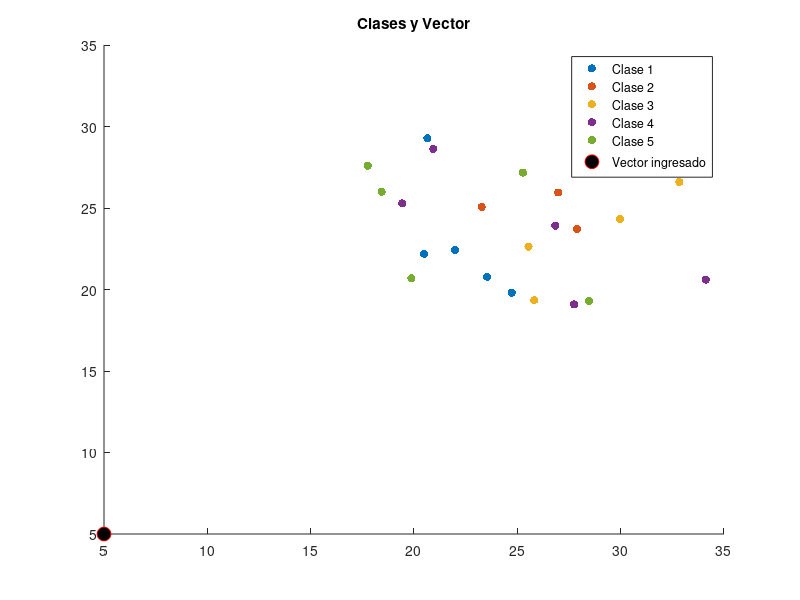

The MATLAB script that drew this image:
% Valor minimo al que puede permanecer una clase
minVal = 400;

% Preguntar al usuario cuantas clases quiere
numClases = input('¿Cuántas clases quiere? ');

% Inicializar un arreglo para almacenar las clases
clases = cell(1, numClases);

% Preguntar al usuario cuantos indices por clases 
numIndices = input('¿Cuántos índices por clase? ');

% Llenar el arreglo de clases con el total de indices de forma random
for i = 1:numClases
    % Pedir que coordenadas estará la clase
    fprintf('Coordenadas para la clase %d:\n', i);
    x = input('Coordenada en x: ');
    y = input('Coordenada en y: ');

    % Pedir que cantidad de dispersion quiere por clase
    disp_x = input('¿Cuánta dispersión quiere en x? ');
    disp_y = input('¿Cuánta dispersión quiere en y? ');

    % Calcular indices
    indices_x = (randn(1, numIndices)+x)*disp_x;
    indices_y = (randn(1, numIndices)+y)*disp_y;
    clases{i} = [indices_x; indices_y]; % Almacenar las coordenadas en el arreglo de clases
    % clases{1}
end

% Bloque para pedir n vectores
o = "si";
while (o == "si" || o == "Si" || o == "SI" || o == "sI")
    % Pedir vector al usuario
    fprintf('El valor minimo al que puede pertencer una clase es de %d en x y %d en y \n', minVal, minVal)
    vx = input('Dame el valor de la coordenada en x= ');
    vy = input('Dame el valor de la coordenada en y= ');
    vector = [vx; vy];
    o1 = "si";
    while (o1 == "si" || o1 == "Si" || o1 == "SI" || o1 == "sI")
        % Menu para escoger tipo de distancia, euclidiana o mahalanobis
        % Pedir al usuario el tipo de distancia
        fprintf('========== Menu ==========\n');
        fprintf('1.- Distancia Euclidiana\n');
        fprintf('2.- Distancia Mahalanobis\n');
        distanceType = input('Seleccione el tipo de distancia (1 o 2): ');

        % Validar la entrada del usuario para el tipo de distancia
        switch distanceType
            case 1 % Distancia ecuclidiana
                % Calcular centroides de las clases
                centroid = cell(1, numClases);
                for i = 1:numClases
                    centroid{i} = mean(clases{i}, 2); % Calcular el centroide de cada clase
                end
            
                % Calcular la clase más cercana al vector verificando que no pase de la
                % minima distancia
                % Calcular distancias y encontrar la clase más cercana
                distances = zeros(1, numClases);
                for i = 1:numClases
                    distances(i) = norm(centroid{i} - vector); % Calcular la distancia euclidiana
                end
            
                % Mostrar las distancias calculadas en formato de número con 2 decimales
                fprintf('Distancias del vector a cada clase:\n');
                for i = 1:numClases
                    fprintf('Distancia a la Clase %d: %.2f\n', i, distances(i)); % Mostrar la distancia calculada para cada clase
                end
                
                % Verificar si la distancia mínima es aceptable
                [minDistance, closestClass] = min(distances); % Encontrar la distancia mínima y su índice
                if minDistance < minVal
                    fprintf('La clase más cercana es la Clase %d con distancia euclidiana\n', closestClass);
                else
                    fprintf('Ninguna clase está dentro de la distancia mínima.\n');
                end
            case 2 % Distancia mahalanobis
                % Calcular la matriz de covarianza y la inversa para la distancia Mahalanobis
                covMatrix = cell(1, numClases);
                for i = 1:numClases
                    covMatrix{i} = cov(clases{i}'); % Calcular la matriz de covarianza para cada clase
                end
                invCovMatrix = cell(1, numClases);
                for i = 1:numClases
                    invCovMatrix{i} = inv(covMatrix{i}); % Calcular la inversa de la matriz de covarianza
                end

                % Calcular la media de cada clase
                meanVectors = cell(1, numClases);
                for i = 1:numClases
                    meanVectors{i} = mean(clases{i}, 2); % Calcular la media de cada clase
                end
                
                % Calcular distancias Mahalanobis
                distances = zeros(1, numClases);
                for i = 1:numClases
                    diff = vector - meanVectors{i}; % Vector dado menos la media de la clase
                    distances(i) = sqrt(diff' * invCovMatrix{i} * diff); % Calcular la distancia Mahalanobis
                end
                
                % Mostrar las distancias calculadas en formato de número con 2 decimales
                fprintf('Distancias del vector a cada clase:\n');
                for i = 1:numClases
                    fprintf('Distancia a la Clase %d: %.2f\n', i, distances(i)); % Mostrar la distancia calculada para cada clase
                end
                
                % Verificar si la distancia mínima es aceptable
                [minDistance, closestClass] = min(distances); % Encontrar la distancia mínima y su índice
                if minDistance < minVal
                    fprintf('La clase más cercana es la Clase %d con la distancia mahalanobis\n', closestClass);
                else
                    fprintf('Ninguna clase está dentro de la distancia mínima.\n');
                end
            otherwise
                fprintf('Seleccione una opcion valida.\n');
        end
        % Graficar todas las clases y el vector
        figure; % Crear una nueva figura
        hold on; % Mantener la gráfica actual
        colors = lines(numClases); % Generar colores para cada clase
        for i = 1:numClases
            scatter(clases{i}(1, :), clases{i}(2, :), 36, colors(i, :), 'filled'); % Graficar cada clase
        end
        scatter(vector(1), vector(2), 100, 'k', 'filled', 'MarkerEdgeColor', 'r'); % Graficar el vector
    
        % Poner la leyenda del vector ingresado y leyendas de las n clases
        legend([arrayfun(@(i) sprintf('Clase %d', i), 1:numClases, 'UniformOutput', false), 'Vector ingresado']);
    
        title('Clases y Vector'); % Título de la gráfica
        hold off; % Liberar la gráfica
        o1 = input('¿Desea probar el mismo vector con otro tipo de distancia? (si/no): ', 's');
    end
    o = input('¿Desea ingresar otro vector? (si/no): ', 's');
end
fprintf('Gracias por usar el clasificador de clases.');